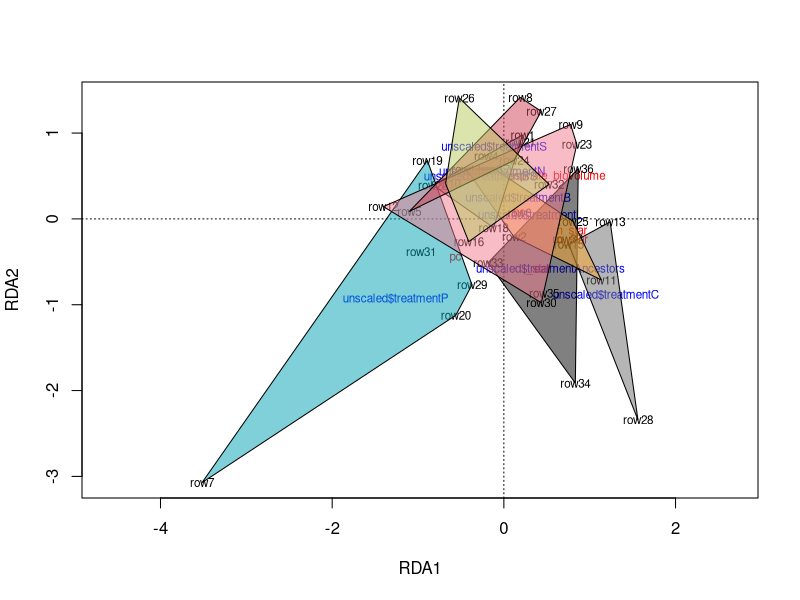
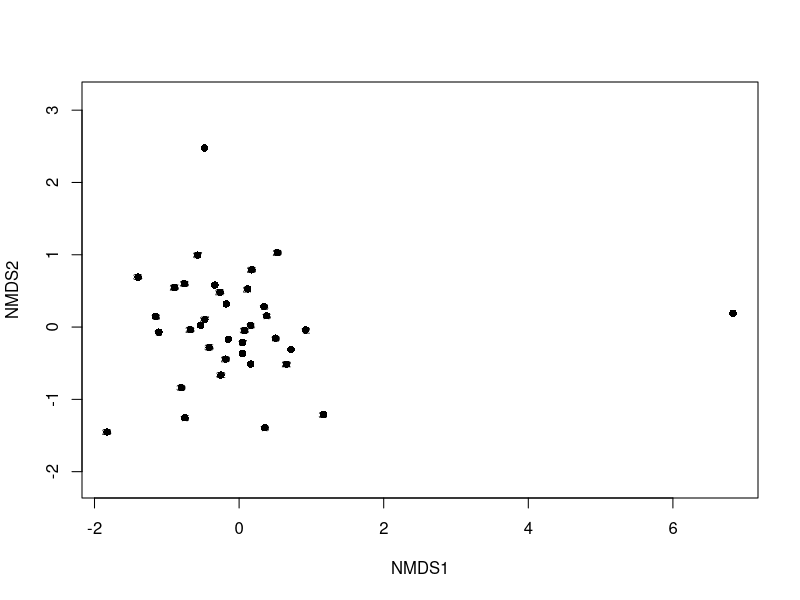
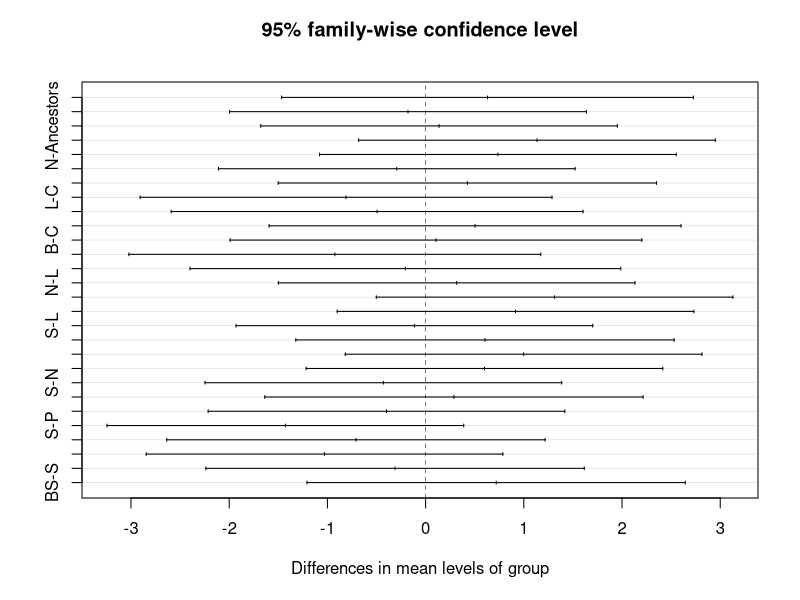
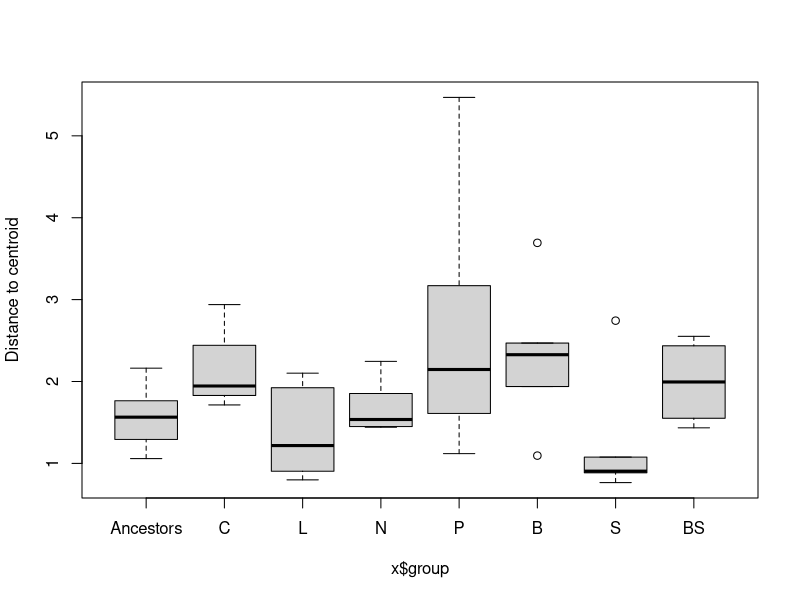
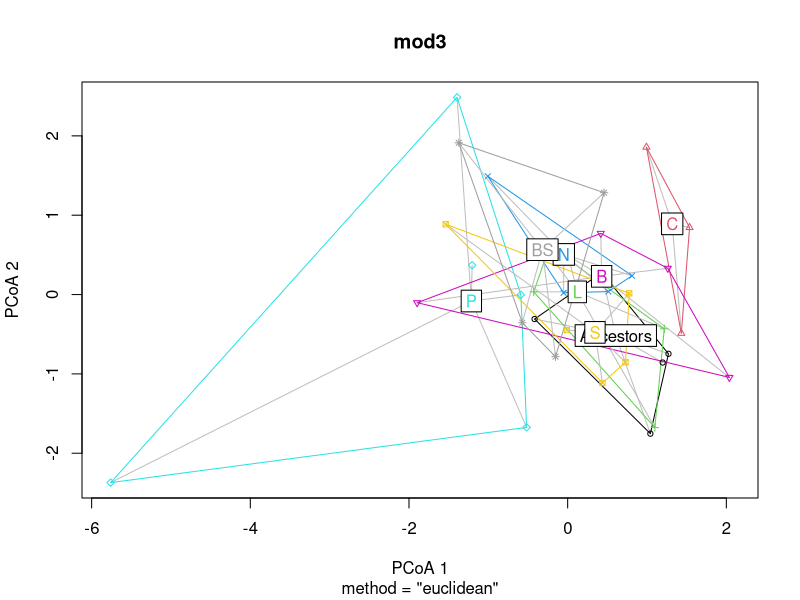
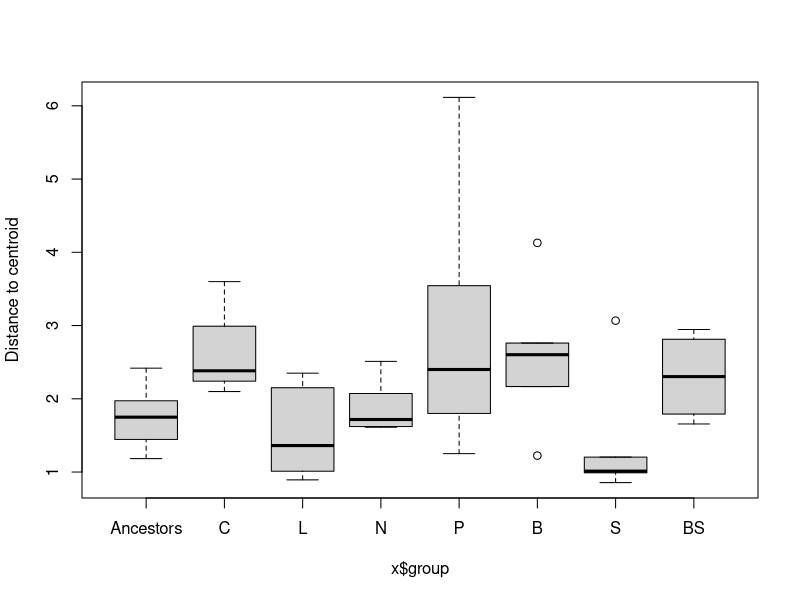
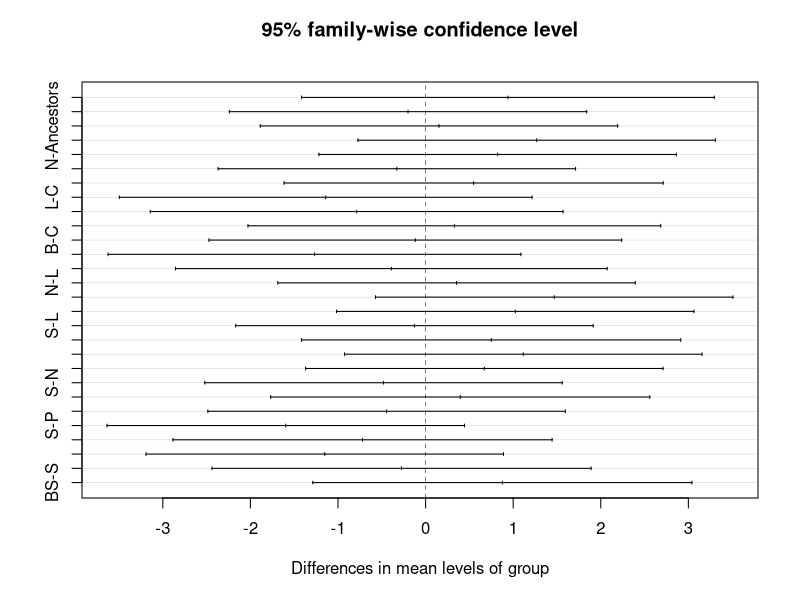

These figures' R source, in order: (Note: this script raises an error after producing the figures.)
## ---- chunk 1
knitr::opts_chunk$set(echo = TRUE)
knitr::opts_chunk$set(echo = TRUE)
knitr::opts_chunk$set(message = FALSE)
knitr::opts_chunk$set(warning = FALSE)
knitr::opts_chunk$set(cache = TRUE)
## ---- chunk 2
library(tidyverse)
library(cowplot)
library(vegan)
library(here)
library(broom)

all_sizes3 <- read_csv(here("data-processed", "all_cell_sizes_low_resources.csv"))

scaled <- all_sizes3 %>% 
	mutate(treatment = ifelse(treatment == "none", "Ancestors", treatment)) %>% 
	filter(!is.na(phosphate_biovolume)) %>% 
	mutate(avg_biovolume = (nitrate_biovolume + phosphate_biovolume)/3) %>%
	mutate(avg_biovolume = scale(avg_biovolume)) %>%
	mutate(nitrate_biovolume = scale(nitrate_biovolume)) %>%
	mutate(n_star = scale(n_star)) %>%
	mutate(p_star = scale(p_star)) %>%
	mutate(i_star = scale(i_star)) %>%
	mutate(nc = scale(nc)) %>%
	mutate(pc = scale(pc)) %>%
	mutate(phosphate_biovolume = scale(phosphate_biovolume)) %>%
	mutate(light_biovolume = scale(light_biovolume)) %>%
	select(n_star, p_star, phosphate_biovolume, i_star, nc, pc) 


unscaled <- all_sizes3 %>% 
	mutate(treatment = ifelse(treatment == "none", "Ancestors", treatment)) %>% 
	mutate(treatment = factor(treatment,
							  levels=c("Ancestors", "C", "L", "N",
							  		 "P", "B", "S", "BS"))) %>% 
	filter(!is.na(phosphate_biovolume)) %>% 
	select(treatment) 


cols_anc  <- c("black", "#6b6b6b", "#f9a729", "#97cfd0", "#00a2b3", "#f1788d", "#cf3e53", "#b9ca5d")

rda_res <- rda(scaled ~ unscaled$treatment, scale = FALSE)
summary(rda_res)
coef(rda_res)
r2_adj <- RsquareAdj(rda_res)$adj.r.squared
r2_adj
r2 <- RsquareAdj(rda_res)$r.squared
r2

plot(rda_res)
ordihull(rda_res, groups = unscaled$treatment, col = cols_anc, draw = "polygon")

anova.cca(rda_res, by = "axis", step = 1000)

?vegdist

distances <- vegdist(scaled, method = "euclidean")


ordination <- metaMDS(scaled,distance="euclidean",trymax=100)
ordination$stress
plot(ordination, type = "t",cex=.5)
site.scaling <- as.data.frame(ordination$points)
points(site.scaling,pch=16)

mod <- betadisper(distances, unscaled$treatment)
anova(mod)

## Permutation test for F
permutest(mod, pairwise = TRUE, permutations = 99)

## Tukey's Honest Significant Differences
(mod.HSD <- TukeyHSD(mod))
plot(mod.HSD)
boxplot(mod)

### check to make sure treatment groups have equal dispersions
mod3 <- betadisper(distances, unscaled$treatment, bias.adjust = TRUE)
mod3
permutest(mod3, permutations = 99)
anova(mod3) ### this tells me that the treatments have equal dispersions
plot(mod3)
boxplot(mod3)
plot(TukeyHSD(mod3))

permanova <- unscaled$treatment %>% 
  data_frame(treatment = .) %>% 
  adonis(distances ~ treatment, data = .)

permanova$aov.tab

permanova2 <- unscaled$treatment %>% 
  data_frame(treatment = .) %>% 
  adonis2(distances ~ treatment, data = .)

View(permanova2)

?capscale
# cbbPalette <- c("#000000", "#E69F00", "#56B4E9", "#009E73", "#F0E442", "#0072B2", "#D55E00", "#CC79A7")
cbbPalette <- c("black", "#6b6b6b", "#f9a729", "#97cfd0", "#00a2b3", "#f1788d", "#cf3e53", "#b9ca5d")

prot_table <- all_sizes3 %>% 
	mutate(treatment = str_replace(treatment, "none", "Ancestors")) %>% 
	mutate(treatment = str_replace(treatment, "C", "control")) %>% 
	# mutate(treatment = ifelse(treatment == "none", "Ancestors", treatment)) %>% 
	filter(!is.na(phosphate_biovolume)) %>% 
	mutate(avg_biovolume = (nitrate_biovolume + phosphate_biovolume)/3) %>%
	mutate(avg_biovolume = scale(avg_biovolume)) %>%
	mutate(nitrate_biovolume = scale(nitrate_biovolume)) %>%
	mutate(n_star = scale(n_star)) %>%
	mutate(p_star = scale(p_star)) %>%
	mutate(i_star = scale(i_star)) %>%
	mutate(nc = scale(nc)) %>%
	mutate(pc = scale(pc)) %>%
	mutate(phosphate_biovolume = scale(phosphate_biovolume)) %>%
	mutate(light_biovolume = scale(light_biovolume)) %>% 
	select(n_star, p_star, phosphate_biovolume, i_star, nc, pc, ancestor_id, treatment) %>% 
	dplyr::rename(Strain = ancestor_id) %>% 
	dplyr::rename(Treatment = treatment) %>% 
	mutate(Treatment = str_replace(Treatment, "C", "control")) %>% 
	mutate(Treatment = factor(Treatment,
							  levels=c("Ancestors", "control", "L", "N",
							  		 "P", "B", "S", "BS"))) 

spe <- dplyr::select(prot_table, -Treatment, -Strain)
FULL.cap <- capscale(spe ~ Treatment + Condition(Strain), data=prot_table)
FULL.cap_str <- capscale(spe ~ Strain + Condition(Treatment), data=prot_table)

draw_rda(FULL.cap, "figures/rda_centroid_eb_treatment.pdf", "Treatment")
draw_rda(FULL.cap_str, "figures/rda_centroid_eb_strain.pdf", "Strain")


draw_rda <- function(FULL.cap, output_file, color_column)
{
    CAP1 <- scores(FULL.cap, display="wa", scaling=3)[,1]
    CAP2 <- scores(FULL.cap, display="wa", scaling=3)[,2]
    Res.dim <- as.data.frame(scores(FULL.cap, display="wa", scaling=3)[,1:2])
    Res.dim$Strain <- prot_table$Strain
    Res.dim$Treatment <- prot_table$Treatment
    dplyr::group_by_(Res.dim, color_column) %>%
        summarise(CAP1mean=mean(CAP1), CAP2mean=mean(CAP2), CAP1sd=sd(CAP1), CAP2sd=sd(CAP2)) %>%
        ggplot(aes_string(x="CAP1mean", y="CAP2mean", color=color_column)) +
        geom_point(data=Res.dim, aes_string(x="CAP1", y="CAP2", color=color_column)) +
        geom_errorbarh(aes(xmin = CAP1mean - CAP1sd, xmax = CAP1mean + CAP1sd)) +
        geom_errorbar(aes(ymin = CAP2mean - CAP2sd, ymax = CAP2mean + CAP2sd)) +
        scale_colour_manual(values=cbbPalette) 
    ggsave(filename=output_file, plot=last_plot())
 }

draw_rda(FULL.cap, "figures/rda_centroid_eb_treatment.pdf", "Treatment")
draw_rda(FULL.cap_str, "figures/rda_centroid_eb_strain.pdf", "Strain")

# Test for significant differences between Strains and Treatments
anova(FULL.cap, data=prot_table) # Treatments: p < 0.001
anova(FULL.cap_str, data=prot_table) # Strains: p = 0.762

mod1 <- anova(FULL.cap, data=prot_table) # Treatments: p < 0.001
scores(FULL.cap)$sites


dist_test <- aov(lm(CAP2~Treatment, data=FULL.cap))
TukeyHSD(anova(FULL.cap, data=prot_table))


normalize_rda_anc <- function(Res.dim, norm_func)
{
    filter(Res.dim, Treatment=="Ancestors") %>% 
        dplyr::group_by(Strain) %>% 
        dplyr::summarise(CAP1mean=norm_func(CAP1), CAP2mean=norm_func(CAP2)) %>%
        full_join(Res.dim, by="Strain") %>%
        mutate(CAP1=CAP1-CAP1mean, CAP2=CAP2-CAP2mean) %>%
        dplyr::select(-CAP1mean, -CAP2mean) %>%
        filter(Treatment != "Ancestors")
}

normalize_rda <- function(Res.dim, norm_func)
{
    filter(Res.dim, Treatment=="control") %>% 
        dplyr::group_by(Strain) %>% 
        dplyr::summarise(CAP1mean=norm_func(CAP1), CAP2mean=norm_func(CAP2)) %>%
        full_join(Res.dim, by="Strain") %>%
        mutate(CAP1=CAP1-CAP1mean, CAP2=CAP2-CAP2mean) %>%
        dplyr::select(-CAP1mean, -CAP2mean) %>%
        filter(Treatment != "control")
}

draw_tukey <- function(dist_test, output_file)
{
    tuk1 <- TukeyHSD(dist_test)
    psig <- as.numeric(apply(tuk1$Treatment[,2:3],1,prod)>=0)+1
    op <- par(mar=c(4.2,9,3.8,2))
    pdf(output_file)
    plot(tuk1,col=psig,yaxt="n")
    for (j in 1:length(psig)){
        axis(2,at=j,labels=rownames(tuk1$Treatment)[length(psig)-j+1],
             las=1,cex.axis=.8,col.axis=psig[length(psig)-j+1])
    }
    par(op)
    dev.off()
}

## Test whether there's a difference on RDA axis 1
Res.dim <- as.data.frame(scores(FULL.cap, display="wa", scaling=3)[,1:2])
Res.dim$Strain <- prot_table$Strain
Res.dim$Treatment <- prot_table$Treatment
rda_norm <- normalize_rda(Res.dim, mean)


### joey's significance tests
dist_test_cap2 <- aov(lm(CAP2~Treatment, data=Res.dim))
plot(TukeyHSD(dist_test_cap2))

dist_test_cap1 <- aov(lm(CAP1~Treatment, data=Res.dim))
plot(TukeyHSD(dist_test_cap1))

dplyr::group_by(Res.dim, Treatment) %>% View

shapiro.test(Res.dim$CAP1[Res.dim$Treatment == "control"])

do(tidy(shapiro.test(CAP1))) %>% View

## Test whether normality assumption holds for the data;
## set the significance at p < 0.05
dplyr::group_by(Res.dim, Treatment) %>%
    dplyr::summarise(p_cap1 = tidy(shapiro.test(CAP1))$p.value,
              p_cap2 = tidy(shapiro.test(CAP2))$p.value,
              sig_cap1 = p_cap1 < 0.05,
              sig_cap2 = p_cap2 < 0.05)
## Only violated by CAP2 of Low light treatment (p = 0.0326)

## Test the similarity of the variances
lapply(c("S", "B", "L", "N", "P", "BS", "C"),
       function(x) filter(Res.dim, Treatment == "control" | Treatment == x) %>%
                   var.test(CAP1 ~ Treatment, data=.) %>%
                   tidy) %>%
    bind_rows  %>%
    .$p.value

lapply(c("S", "B", "L", "N", "P", "BS", "C"),
       function(x) filter(Res.dim, Treatment == "control" | Treatment == x) %>%
                   var.test(CAP2 ~ Treatment, data=.) %>%
                   tidy) %>%
    bind_rows  %>%
    .$p.value
## Only violated by P on CAP2 (p = 0.035). Otherwise p > 0.5

dist_test <- aov(lm(CAP1~Treatment, data=rda_norm))
TukeyHSD(dist_test)
draw_tukey(dist_test, "figures/rda1_tukey2.pdf")

## Test whether there's a difference on RDA axis 2
dist_test <- aov(lm(CAP2~Treatment, data=rda_norm))
TukeyHSD(dist_test)
draw_tukey(dist_test, "figures/rda2_tukey2.pdf")

## Define a function to calculate the treatment angles and distances from the ancestral origin
calculate_angles <- function(rda_norm, norm_func)
{
    rda_norm <- normalize_rda(rda_norm, norm_func)
    treatment_angle <- as.factor(rda_norm$Treatment)
    levels(treatment_angle) <- c(270, 270, 90, 270, 270, 270, 270)
    treatment_angle <- as.numeric(as.character(treatment_angle))
    treatment_angle[21] <- 270
    rda_norm$Angle <- -atan(rda_norm$CAP2/rda_norm$CAP1) * 180 / pi + treatment_angle
    rda_norm$Dist <- sqrt(rda_norm$CAP1^2 + rda_norm$CAP2^2)
    rda_means <- group_by(rda_norm, Treatment) %>%
        summarise(Mean_angle=mean(Angle), Mean_dist=mean(Dist))
    rda_norm <- rbind(rda_norm, rda_norm[1,])
    rda_norm[length(rda_norm$Angle),'Angle'] <- 360
    rda_norm[length(rda_norm$Angle),'Dist'] <- 0
    rda_norm <- rbind(rda_norm, rda_norm[1,])
    rda_norm[length(rda_norm$Angle),'Angle'] <- 0
    rda_norm[length(rda_norm$Angle),'Dist'] <- 0
    rda_list <- list(norm=rda_norm, means=rda_means)
    return(rda_list)
}

## Define a function to draw the polar plots
draw_angles <- function(rda_list, output_file)
{
    rda_norm <- rda_list[['norm']]
    rda_means <- rda_list[['means']]
    ggplot() +
        geom_point(data=rda_norm, aes(x=Angle, y=Dist, color=Treatment)) + 
        geom_point(data=rda_means,
                   aes(x=Mean_angle, y=Mean_dist, color=Treatment, size=5)) +
        coord_polar(theta="x", start=0) +
        scale_colour_manual(values=cbbPalette) + theme_bw()
    ggsave(filename=output_file, plot=last_plot())
}

## Draw the polar plots
calculate_angles(Res.dim, mean) %>%
    draw_angles("figures/polar_plot_mean.pdf")

## Perform Tukey tests to check which treatments are significantly different in their direction or distances
angle_norm <- calculate_angles(Res.dim, mean)[['norm']]
dist_test <- aov(lm(Angle~Treatment, data=angle_norm))
draw_tukey(dist_test, "figures/angle_tukey.pdf")

dist_test <- aov(lm(Dist~Treatment, data=angle_norm))
draw_tukey(dist_test, "figures/dist_tukey.pdf")

